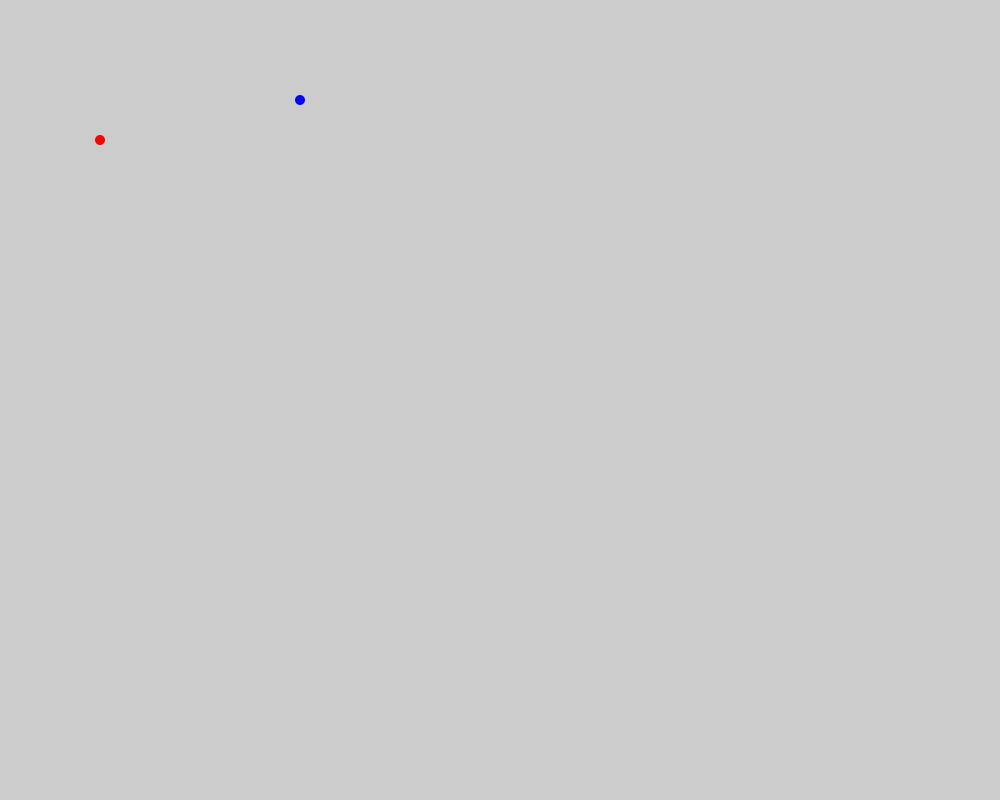
Frame 1 (no input)
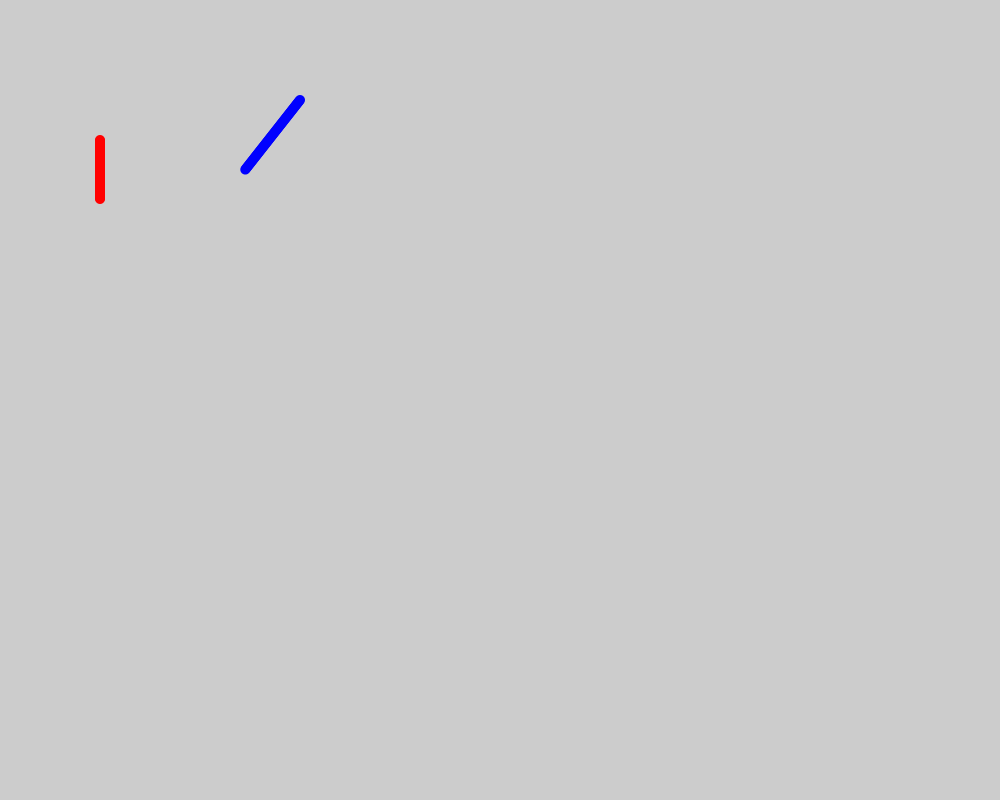
Frame 60 (the mouse pressed at the canvas centre just before this capture)
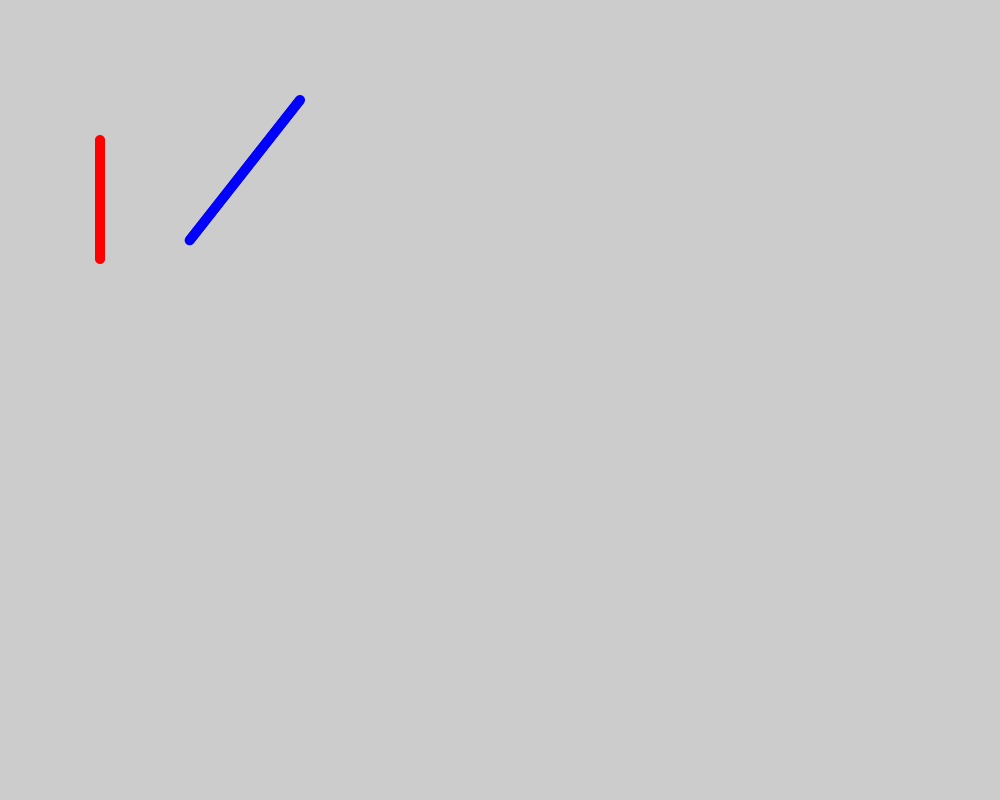
Frame 120 (the mouse held since frame 60 and released just before this capture)

The Processing sketch that drew these frames (run headless with seeded random() and noise(); from frame 60 on, the mouse is pressed at the canvas centre):

// Processing sketch: Projectiles
// ── Projectiles.pde

float x1 = 100, y1 = 140, x2 = 300, y2 = 100;
PVector velocity1 = new PVector(0,20), velocity2;
float launchAngle = radians(51.818f);
float speed = 0.05;

public void setup() {
  size(1000,800);
  velocity2 = new PVector(cos(launchAngle)*-30, sin(launchAngle)*30);
}

public void draw() {
  //background(255);
  noStroke();
  fill(255,0,0);
  circle(x1, y1, 10);
  fill(0,0,255);
  circle(x2, y2, 10);
  
  x1 += velocity1.x*speed;
  y1 += velocity1.y*speed;
  x2 += velocity2.x*speed;
  y2 += velocity2.y*speed;
  
}
